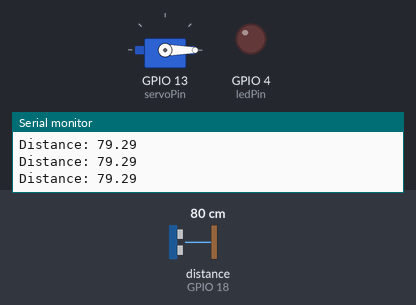
Simulated run of this sketch. Board: ESP32. Shown: servo, output pins drawn as LEDs (lit = HIGH), the last lines printed to the serial monitor. Wiring (from diagram.json): ultrasonic range finder: trigger GPIO 5; echo GPIO 18. The test bench sets the inputs (shaded band); at power-on: distance to the obstacle (sensor on GPIO 18) 80 cm. The echo pulse lasts 58.3 µs per cm; pins used as bus, display or sensor lines are not drawn.

Above: at 1.2 s.
1.3 s: distance to the obstacle (sensor on GPIO 18) set to 120 cm
At 8.1 s:
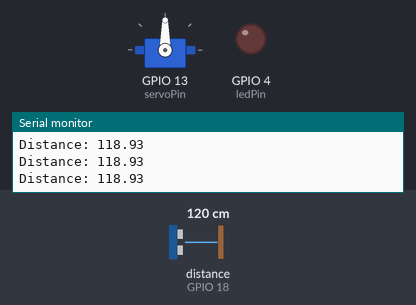
Timing chart, 0 to 8.8 s (numbered marks = the images above; inputs shaded):
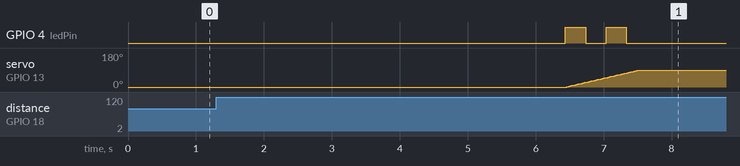

Measured:
- after the input at 1.3 s, GPIO 4 (ledPin): alternates HIGH for 0.30 s and LOW for 0.30 s, 4 changes in all, then stays LOW, starting after 5.1 s; servo on GPIO 13 (servoPin): moves from 0° to 90° over 1.1 s, starting after 5.2 s

The sketch:

sketch.ino
```cpp
#include <ESP32Servo.h>

const int trigPin  = 5;
const int echoPin  = 18;
const int servoPin = 13;
const int ledPin   = 4;

const int threshold = 100;

Servo gateServo;

long  duration;
float distance;

bool vehiclePresent = false;
bool waiting        = false;
bool gateOpen       = false;

unsigned long timer = 0;

unsigned long lastLedToggle = 0;
bool          ledState      = false;
const int     LED_BLINK_MS  = 300;

const int SERVO_STEP_MS = 12;

float getDistance() {
  digitalWrite(trigPin, LOW);
  delayMicroseconds(2);
  digitalWrite(trigPin, HIGH);
  delayMicroseconds(10);
  digitalWrite(trigPin, LOW);
  duration = pulseIn(echoPin, HIGH);
  return duration * 0.034 / 2;
}

void blinkLed() {
  unsigned long now = millis();
  if (now - lastLedToggle >= LED_BLINK_MS) {
    lastLedToggle = now;
    ledState = !ledState;
    digitalWrite(ledPin, ledState ? HIGH : LOW);
  }
}

void ledOff() {
  ledState = false;
  digitalWrite(ledPin, LOW);
}

void sweepServo(int from, int to) {
  int step = (to > from) ? 1 : -1;
  for (int angle = from; angle != to + step; angle += step) {
    gateServo.write(angle);
    unsigned long stepStart = millis();
    while (millis() - stepStart < SERVO_STEP_MS) {
      blinkLed();
    }
  }
}

void setup() {
  Serial.begin(115200);

  pinMode(trigPin,  OUTPUT);
  pinMode(echoPin,  INPUT);
  pinMode(ledPin,   OUTPUT);

  gateServo.attach(servoPin);
  gateServo.write(0);

  ledOff();
}

void loop() {

  distance       = getDistance();
  vehiclePresent = (distance > 0 && distance <= threshold);

  Serial.print("Distance: ");
  Serial.println(distance);

  if (vehiclePresent) {

    waiting = false;

    if (gateOpen) {
      Serial.println("Closing Gate");
      sweepServo(90, 0);
      ledOff();
      gateOpen = false;
    }
  }

  else {

    if (!gateOpen && !waiting) {
      waiting = true;
      timer   = millis();
      Serial.println("Waiting 5 seconds...");
    }

    if (waiting && millis() - timer >= 5000) {
      Serial.println("Opening Gate");
      sweepServo(0, 90);
      ledOff();
      gateOpen = true;
      waiting  = false;
    }
  }

  delay(100);
}
```
